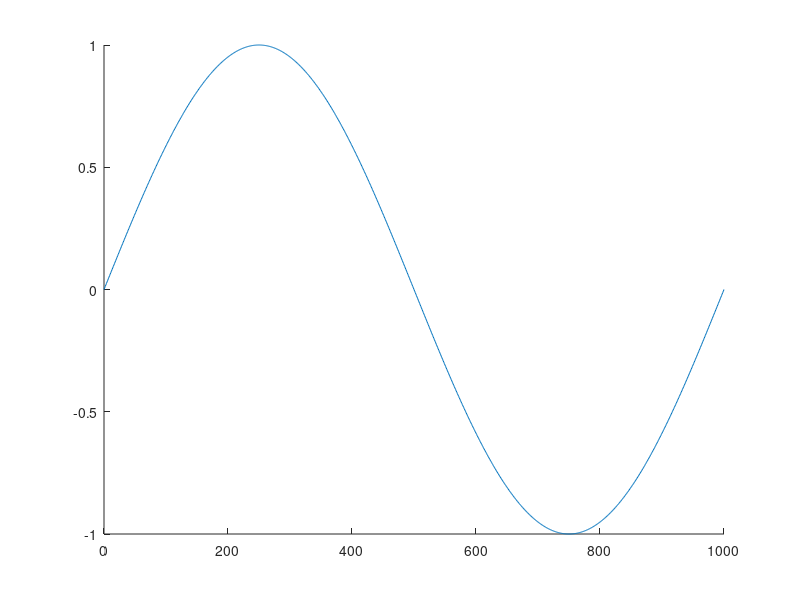

The MATLAB source for this figure: (Note: this script raises an error after producing the figure.)
clear

t = [0:1000];
x = sin(t*pi/500);
[partition,codebook] = lloyds(x,2^2);

figure, hold on
plot(t,x)
for i=1:length(codebook)
    yline(codebook(i));
end
